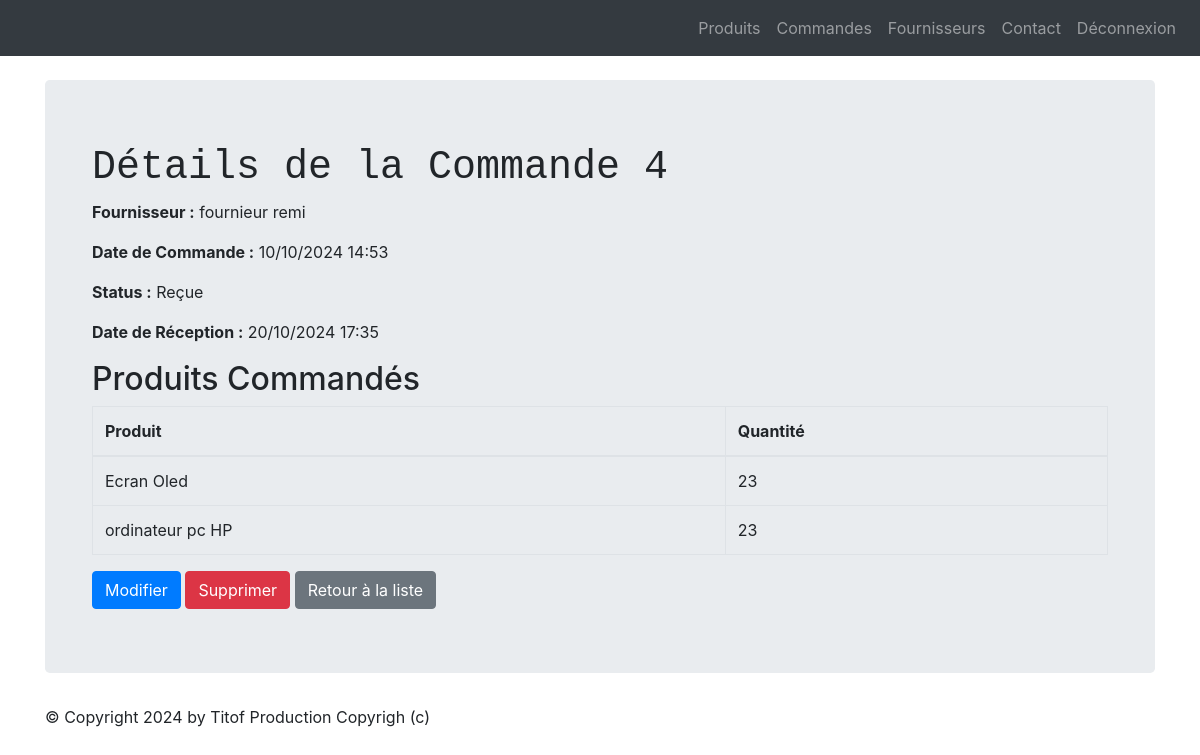
Page /commandes/4/ (signed in) on the earlier database version.
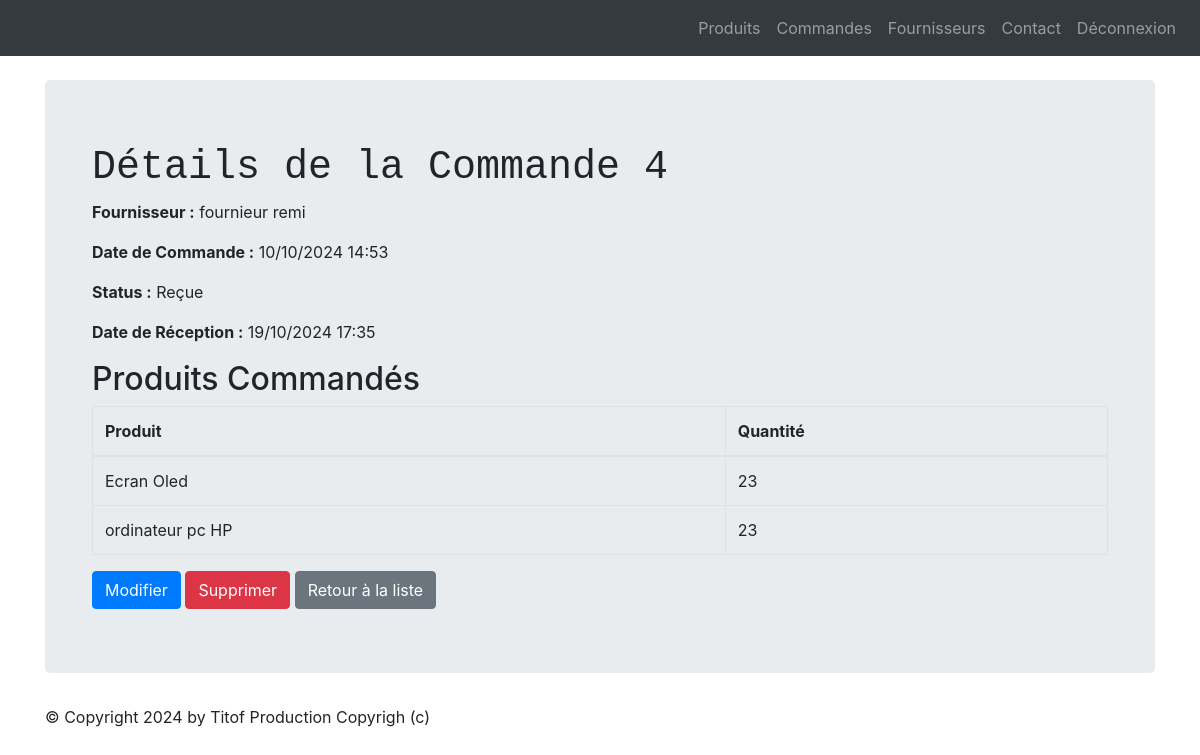
Same page on the later database version.
### LesProduits/models.py (models this page shows, shortened)
class Commande(models.Model):
    fournisseur = models.ForeignKey(Fournisseur, on_delete=models.CASCADE)
    date_commande = models.DateTimeField(default=timezone.now)
    status = models.SmallIntegerField(choices=COMMANDE_STATUS, default=0)
    date_reception = models.DateTimeField(null=True, blank=True)

class Fournisseur(models.Model):
    nom = models.CharField(max_length=100)
    adresse = models.CharField(max_length=255, null=True, blank=True)
    email = models.EmailField(null=True, blank=True)
    telephone = models.CharField(max_length=15, null=True, blank=True)

### LesProduits/views.py (the view)
# urls.py: path('commandes/<int:pk>/', views.CommandeDetailView.as_view(), name='commande-detail'),
class CommandeDetailView(LoginRequiredMixin, DetailView):
    model = Commande
    template_name = "detail_commande.html"
    context_object_name = "commande"
    login_url = '/login/'
    def get_context_data(self, **kwargs):
        context = super(CommandeDetailView, self).get_context_data(**kwargs)
        context['titremenu'] = "Détail de la commande"
        context['produits'] = CommandeProduit.objects.filter(commande=self.object)
        return context

### LesProduits/templates/detail_commande.html (shortened to what this page needs)
{% extends 'base.html' %}
{% block contenu %}
<div class="container">
    <h1>Détails de la Commande {{ commande.id }}</h1>
    <p><strong>Fournisseur :</strong> {{ commande.fournisseur.nom }}</p>
    <p><strong>Date de Commande :</strong> {{ commande.date_commande|date:"d/m/Y H:i" }}</p>
    <p><strong>Status :</strong> {{ commande.get_status_display }}</p>
    <p><strong>Date de Réception :</strong>
        {% if commande.date_reception %}
            {{ commande.date_reception|date:"d/m/Y H:i" }}
        {% else %}
            N/A
        {% endif %}
    </p>
    <h2>Produits Commandés</h2>
    <table class="table table-bordered">
        <thead>
            <tr>
                <th>Produit</th>
                <th>Quantité</th>
            </tr>
        </thead>
        <tbody>
            {% for item in produits %}
            <tr>
                <td>{{ item.produit.name }}</td>
                <td>{{ item.quantite }}</td>
            </tr>
            {% empty %}
            <tr>
                <td colspan="2">Aucun produit dans cette commande.</td>
            </tr>
            {% endfor %}
        </tbody>
    </table>
    <a href="{% url 'commande-update' commande.id %}" class="btn btn-primary">Modifier</a>
    <a href="{% url 'commande-delete' commande.id %}" class="btn btn-danger">Supprimer</a>
    <a href="{% url 'commande-list' %}" class="btn btn-secondary">Retour à la liste</a>
</div>
{% endblock %}

Differences in the rows shown:
changed Commande "Reçue": date_reception "20/10/2024 17:35" → "19/10/2024 17:35"
